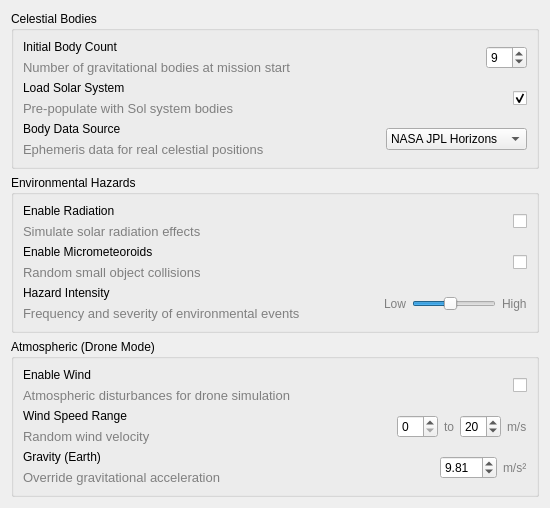
<?xml version="1.0" encoding="UTF-8"?>
<ui version="4.0">
    <class>EnvTab</class>
    <widget class="QWidget" name="EnvTab">
        <property name="geometry">
            <rect>
                <x>0</x>
                <y>0</y>
                <width>550</width>
                <height>500</height>
            </rect>
        </property>
        <property name="windowTitle">
            <string>Environment Settings</string>
        </property>
        <layout class="QVBoxLayout" name="mainLayout">
            <item>
                <widget class="QGroupBox" name="celestialBodiesGroup">
                    <property name="title">
                        <string>Celestial Bodies</string>
                    </property>
                    <layout class="QVBoxLayout" name="celestialBodiesLayout">
                        <item>
                            <layout class="QHBoxLayout" name="initialBodyCountRow">
                                <item>
                                    <layout class="QVBoxLayout" name="initialBodyCountLabelLayout">
                                        <item>
                                            <widget class="QLabel" name="initialBodyCountLabel">
                                                <property name="text">
                                                    <string>Initial Body Count</string>
                                                </property>
                                            </widget>
                                        </item>
                                        <item>
                                            <widget class="QLabel" name="initialBodyCountDescription">
                                                <property name="text">
                                                    <string>Number of gravitational bodies at mission start</string>
                                                </property>
                                                <property name="styleSheet">
                                                    <string>color: gray; font-size: 10pt;</string>
                                                </property>
                                            </widget>
                                        </item>
                                    </layout>
                                </item>
                                <item>
                                    <spacer name="initialBodyCountSpacer">
                                        <property name="orientation">
                                            <enum>Qt::Horizontal</enum>
                                        </property>
                                        <property name="sizeHint" stdset="0">
                                            <size>
                                                <width>40</width>
                                                <height>20</height>
                                            </size>
                                        </property>
                                    </spacer>
                                </item>
                                <item>
                                    <widget class="QSpinBox" name="initialBodyCountSpinBox">
                                        <property name="value">
                                            <number>9</number>
                                        </property>
                                    </widget>
                                </item>
                            </layout>
                        </item>
                        <item>
                            <layout class="QHBoxLayout" name="loadSolarSystemRow">
                                <item>
                                    <layout class="QVBoxLayout" name="loadSolarSystemLabelLayout">
                                        <item>
                                            <widget class="QLabel" name="loadSolarSystemLabel">
                                                <property name="text">
                                                    <string>Load Solar System</string>
                                                </property>
                                            </widget>
                                        </item>
                                        <item>
                                            <widget class="QLabel" name="loadSolarSystemDescription">
                                                <property name="text">
                                                    <string>Pre-populate with Sol system bodies</string>
                                                </property>
                                                <property name="styleSheet">
                                                    <string>color: gray; font-size: 10pt;</string>
                                                </property>
                                            </widget>
                                        </item>
                                    </layout>
                                </item>
                                <item>
                                    <spacer name="loadSolarSystemSpacer">
                                        <property name="orientation">
                                            <enum>Qt::Horizontal</enum>
                                        </property>
                                        <property name="sizeHint" stdset="0">
                                            <size>
                                                <width>40</width>
                                                <height>20</height>
                                            </size>
                                        </property>
                                    </spacer>
                                </item>
                                <item>
                                    <widget class="QCheckBox" name="loadSolarSystemCheckBox">
                                        <property name="checked">
                                            <bool>true</bool>
                                        </property>
                                    </widget>
                                </item>
                            </layout>
                        </item>
                        <item>
                            <layout class="QHBoxLayout" name="bodyDataSourceRow">
                                <item>
                                    <layout class="QVBoxLayout" name="bodyDataSourceLabelLayout">
                                        <item>
                                            <widget class="QLabel" name="bodyDataSourceLabel">
                                                <property name="text">
                                                    <string>Body Data Source</string>
                                                </property>
                                            </widget>
                                        </item>
                                        <item>
                                            <widget class="QLabel" name="bodyDataSourceDescription">
                                                <property name="text">
                                                    <string>Ephemeris data for real celestial positions</string>
                                                </property>
                                                <property name="styleSheet">
                                                    <string>color: gray; font-size: 10pt;</string>
                                                </property>
                                            </widget>
                                        </item>
                                    </layout>
                                </item>
                                <item>
                                    <spacer name="bodyDataSourceSpacer">
                                        <property name="orientation">
                                            <enum>Qt::Horizontal</enum>
                                        </property>
                                        <property name="sizeHint" stdset="0">
                                            <size>
                                                <width>40</width>
                                                <height>20</height>
                                            </size>
                                        </property>
                                    </spacer>
                                </item>
                                <item>
                                    <widget class="QComboBox" name="bodyDataSourceComboBox">
                                        <item>
                                            <property name="text">
                                                <string>NASA JPL Horizons</string>
                                            </property>
                                        </item>
                                        <item>
                                            <property name="text">
                                                <string>Custom/Procedural</string>
                                            </property>
                                        </item>
                                        <item>
                                            <property name="text">
                                                <string>Saved Configuration</string>
                                            </property>
                                        </item>
                                    </widget>
                                </item>
                            </layout>
                        </item>
                    </layout>
                </widget>
            </item>
            <item>
                <widget class="QGroupBox" name="environmentalHazardsGroup">
                    <property name="title">
                        <string>Environmental Hazards</string>
                    </property>
                    <layout class="QVBoxLayout" name="environmentalHazardsLayout">
                        <item>
                            <layout class="QHBoxLayout" name="enableRadiationRow">
                                <item>
                                    <layout class="QVBoxLayout" name="enableRadiationLabelLayout">
                                        <item>
                                            <widget class="QLabel" name="enableRadiationLabel">
                                                <property name="text">
                                                    <string>Enable Radiation</string>
                                                </property>
                                            </widget>
                                        </item>
                                        <item>
                                            <widget class="QLabel" name="enableRadiationDescription">
                                                <property name="text">
                                                    <string>Simulate solar radiation effects</string>
                                                </property>
                                                <property name="styleSheet">
                                                    <string>color: gray; font-size: 10pt;</string>
                                                </property>
                                            </widget>
                                        </item>
                                    </layout>
                                </item>
                                <item>
                                    <spacer name="enableRadiationSpacer">
                                        <property name="orientation">
                                            <enum>Qt::Horizontal</enum>
                                        </property>
                                        <property name="sizeHint" stdset="0">
                                            <size>
                                                <width>40</width>
                                                <height>20</height>
                                            </size>
                                        </property>
                                    </spacer>
                                </item>
                                <item>
                                    <widget class="QCheckBox" name="enableRadiationCheckBox"/>
                                </item>
                            </layout>
                        </item>
                        <item>
                            <layout class="QHBoxLayout" name="enableMicrometeoroidsRow">
                                <item>
                                    <layout class="QVBoxLayout" name="enableMicrometeoroidsLabelLayout">
                                        <item>
                                            <widget class="QLabel" name="enableMicrometeoroidsLabel">
                                                <property name="text">
                                                    <string>Enable Micrometeoroids</string>
                                                </property>
                                            </widget>
                                        </item>
                                        <item>
                                            <widget class="QLabel" name="enableMicrometeoroidsDescription">
                                                <property name="text">
                                                    <string>Random small object collisions</string>
                                                </property>
                                                <property name="styleSheet">
                                                    <string>color: gray; font-size: 10pt;</string>
                                                </property>
                                            </widget>
                                        </item>
                                    </layout>
                                </item>
                                <item>
                                    <spacer name="enableMicrometeoro idsSpacer">
                                        <property name="orientation">
                                            <enum>Qt::Horizontal</enum>
                                        </property>
                                        <property name="sizeHint" stdset="0">
                                            <size>
                                                <width>40</width>
                                                <height>20</height>
                                            </size>
                                        </property>
                                    </spacer>
                                </item>
                                <item>
                                    <widget class="QCheckBox" name="enableMicrometeoroidsCheckBox"/>
                                </item>
                            </layout>
                        </item>
                        <item>
                            <layout class="QHBoxLayout" name="hazardIntensityRow">
                                <item>
                                    <layout class="QVBoxLayout" name="hazardIntensityLabelLayout">
                                        <item>
                                            <widget class="QLabel" name="hazardIntensityLabel">
                                                <property name="text">
                                                    <string>Hazard Intensity</string>
                                                </property>
                                            </widget>
                                        </item>
                                        <item>
                                            <widget class="QLabel" name="hazardIntensityDescription">
                                                <property name="text">
                                                    <string>Frequency and severity of environmental events</string>
                                                </property>
                                                <property name="styleSheet">
                                                    <string>color: gray; font-size: 10pt;</string>
                                                </property>
                                            </widget>
                                        </item>
                                    </layout>
                                </item>
                                <item>
                                    <spacer name="hazardIntensitySpacer">
                                        <property name="orientation">
                                            <enum>Qt::Horizontal</enum>
                                        </property>
                                        <property name="sizeHint" stdset="0">
                                            <size>
                                                <width>40</width>
                                                <height>20</height>
                                            </size>
                                        </property>
                                    </spacer>
                                </item>
                                <item>
                                    <widget class="QWidget" name="hazardIntensityWidget" native="true">
                                        <layout class="QHBoxLayout" name="hazardIntensityWidgetLayout">
                                            <property name="leftMargin">
                                                <number>0</number>
                                            </property>
                                            <property name="topMargin">
                                                <number>0</number>
                                            </property>
                                            <property name="rightMargin">
                                                <number>0</number>
                                            </property>
                                            <property name="bottomMargin">
                                                <number>0</number>
                                            </property>
                                            <item>
                                                <widget class="QLabel" name="lowLabel">
                                                    <property name="text">
                                                        <string>Low</string>
                                                    </property>
                                                    <property name="styleSheet">
                                                        <string>color: gray;</string>
                                                    </property>
                                                </widget>
                                            </item>
                                            <item>
                                                <widget class="QSlider" name="hazardIntensitySlider">
                                                    <property name="minimum">
                                                        <number>1</number>
                                                    </property>
                                                    <property name="maximum">
                                                        <number>10</number>
                                                    </property>
                                                    <property name="value">
                                                        <number>5</number>
                                                    </property>
                                                    <property name="orientation">
                                                        <enum>Qt::Horizontal</enum>
                                                    </property>
                                                </widget>
                                            </item>
                                            <item>
                                                <widget class="QLabel" name="highLabel">
                                                    <property name="text">
                                                        <string>High</string>
                                                    </property>
                                                    <property name="styleSheet">
                                                        <string>color: gray;</string>
                                                    </property>
                                                </widget>
                                            </item>
                                        </layout>
                                    </widget>
                                </item>
                            </layout>
                        </item>
                    </layout>
                </widget>
            </item>
            <item>
                <widget class="QGroupBox" name="atmosphericGroup">
                    <property name="title">
                        <string>Atmospheric (Drone Mode)</string>
                    </property>
                    <layout class="QVBoxLayout" name="atmosphericLayout">
                        <item>
                            <layout class="QHBoxLayout" name="enableWindRow">
                                <item>
                                    <layout class="QVBoxLayout" name="enableWindLabelLayout">
                                        <item>
                                            <widget class="QLabel" name="enableWindLabel">
                                                <property name="text">
                                                    <string>Enable Wind</string>
                                                </property>
                                            </widget>
                                        </item>
                                        <item>
                                            <widget class="QLabel" name="enableWindDescription">
                                                <property name="text">
                                                    <string>Atmospheric disturbances for drone simulation</string>
                                                </property>
                                                <property name="styleSheet">
                                                    <string>color: gray; font-size: 10pt;</string>
                                                </property>
                                            </widget>
                                        </item>
                                    </layout>
                                </item>
                                <item>
                                    <spacer name="enableWindSpacer">
                                        <property name="orientation">
                                            <enum>Qt::Horizontal</enum>
                                        </property>
                                        <property name="sizeHint" stdset="0">
                                            <size>
                                                <width>40</width>
                                                <height>20</height>
                                            </size>
                                        </property>
                                    </spacer>
                                </item>
                                <item>
                                    <widget class="QCheckBox" name="enableWindCheckBox"/>
                                </item>
                            </layout>
                        </item>
                        <item>
                            <layout class="QHBoxLayout" name="windSpeedRangeRow">
                                <item>
                                    <layout class="QVBoxLayout" name="windSpeedRangeLabelLayout">
                                        <item>
                                            <widget class="QLabel" name="windSpeedRangeLabel">
                                                <property name="text">
                                                    <string>Wind Speed Range</string>
                                                </property>
                                            </widget>
                                        </item>
                                        <item>
                                            <widget class="QLabel" name="windSpeedRangeDescription">
                                                <property name="text">
                                                    <string>Random wind velocity</string>
                                                </property>
                                                <property name="styleSheet">
                                                    <string>color: gray; font-size: 10pt;</string>
                                                </property>
                                            </widget>
                                        </item>
                                    </layout>
                                </item>
                                <item>
                                    <spacer name="windSpeedRangeSpacer">
                                        <property name="orientation">
                                            <enum>Qt::Horizontal</enum>
                                        </property>
                                        <property name="sizeHint" stdset="0">
                                            <size>
                                                <width>40</width>
                                                <height>20</height>
                                            </size>
                                        </property>
                                    </spacer>
                                </item>
                                <item>
                                    <widget class="QWidget" name="windSpeedRangeWidget" native="true">
                                        <layout class="QHBoxLayout" name="windSpeedRangeWidgetLayout">
                                            <property name="leftMargin">
                                                <number>0</number>
                                            </property>
                                            <property name="topMargin">
                                                <number>0</number>
                                            </property>
                                            <property name="rightMargin">
                                                <number>0</number>
                                            </property>
                                            <property name="bottomMargin">
                                                <number>0</number>
                                            </property>
                                            <item>
                                                <widget class="QSpinBox" name="windSpeedMinSpinBox"/>
                                            </item>
                                            <item>
                                                <widget class="QLabel" name="toLabel">
                                                    <property name="text">
                                                        <string>to</string>
                                                    </property>
                                                    <property name="styleSheet">
                                                        <string>color: gray;</string>
                                                    </property>
                                                </widget>
                                            </item>
                                            <item>
                                                <widget class="QSpinBox" name="windSpeedMaxSpinBox">
                                                    <property name="value">
                                                        <number>20</number>
                                                    </property>
                                                </widget>
                                            </item>
                                            <item>
                                                <widget class="QLabel" name="msLabel">
                                                    <property name="text">
                                                        <string>m/s</string>
                                                    </property>
                                                    <property name="styleSheet">
                                                        <string>color: gray;</string>
                                                    </property>
                                                </widget>
                                            </item>
                                        </layout>
                                    </widget>
                                </item>
                            </layout>
                        </item>
                        <item>
                            <layout class="QHBoxLayout" name="gravityRow">
                                <item>
                                    <layout class="QVBoxLayout" name="gravityLabelLayout">
                                        <item>
                                            <widget class="QLabel" name="gravityLabel">
                                                <property name="text">
                                                    <string>Gravity (Earth)</string>
                                                </property>
                                            </widget>
                                        </item>
                                        <item>
                                            <widget class="QLabel" name="gravityDescription">
                                                <property name="text">
                                                    <string>Override gravitational acceleration</string>
                                                </property>
                                                <property name="styleSheet">
                                                    <string>color: gray; font-size: 10pt;</string>
                                                </property>
                                            </widget>
                                        </item>
                                    </layout>
                                </item>
                                <item>
                                    <spacer name="gravitySpacer">
                                        <property name="orientation">
                                            <enum>Qt::Horizontal</enum>
                                        </property>
                                        <property name="sizeHint" stdset="0">
                                            <size>
                                                <width>40</width>
                                                <height>20</height>
                                            </size>
                                        </property>
                                    </spacer>
                                </item>
                                <item>
                                    <widget class="QWidget" name="gravityWidget" native="true">
                                        <layout class="QHBoxLayout" name="gravityWidgetLayout">
                                            <property name="leftMargin">
                                                <number>0</number>
                                            </property>
                                            <property name="topMargin">
                                                <number>0</number>
                                            </property>
                                            <property name="rightMargin">
                                                <number>0</number>
                                            </property>
                                            <property name="bottomMargin">
                                                <number>0</number>
                                            </property>
                                            <item>
                                                <widget class="QDoubleSpinBox" name="gravityDoubleSpinBox">
                                                    <property name="singleStep">
                                                        <double>0.1</double>
                                                    </property>
                                                    <property name="value">
                                                        <double>9.81</double>
                                                    </property>
                                                </widget>
                                            </item>
                                            <item>
                                                <widget class="QLabel" name="ms2Label">
                                                    <property name="text">
                                                        <string>m/s²</string>
                                                    </property>
                                                    <property name="styleSheet">
                                                        <string>color: gray;</string>
                                                    </property>
                                                </widget>
                                            </item>
                                        </layout>
                                    </widget>
                                </item>
                            </layout>
                        </item>
                    </layout>
                </widget>
            </item>
            <item>
                <spacer name="verticalSpacer">
                    <property name="orientation">
                        <enum>Qt::Vertical</enum>
                    </property>
                    <property name="sizeHint" stdset="0">
                        <size>
                            <width>20</width>
                            <height>40</height>
                        </size>
                    </property>
                </spacer>
            </item>
        </layout>
    </widget>
    <resources/>
    <connections/>
</ui>
